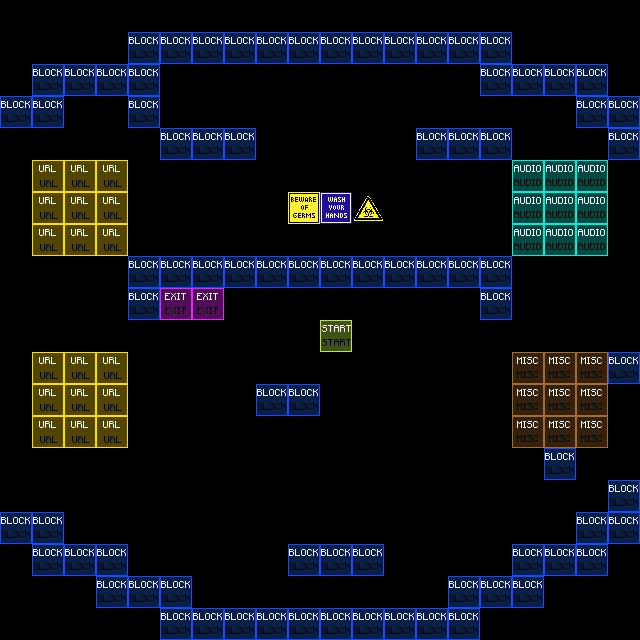

Rendered tile map (Tiled .tmx) drawn with the repository's tilesets; below, a short description and the map source with its tile grids summarised:
An orthogonal 20x20 tile map with 32x32 px tiles, 8 tile layers (collides, start, audio, exitUrl, ...), 2 tilesets.

<map version="1.4" tiledversion="1.4.2" orientation="orthogonal" renderorder="right-down" width="20" height="20" tilewidth="32" tileheight="32" infinite="0" nextlayerid="19" nextobjectid="1">
 <editorsettings>
  <export target="../example" />
 </editorsettings>
 <tileset firstgid="1" name="c3gelb" tilewidth="32" tileheight="32" tilecount="1024" columns="16">
  <image source="../example/tiles_png/community/cert/imgs/tilesheets/c3gelb.png" width="512" height="2048" />
 </tileset>
 <tileset firstgid="1025" name="mapUtilities" tilewidth="32" tileheight="32" tilecount="9" columns="9">
  <image source="../example/tiles_png/community/cert/imgs/tilesheets/mapUtilities.png" width="288" height="32" />
  <tile id="0" type="EXIT">
   <properties>
    <property name="exitUrl" value="foo.json#bar" />
   </properties>
  </tile>
  <tile id="1" type="START">
   <properties>
    <property name="startLayer" type="bool" value="true" />
   </properties>
  </tile>
  <tile id="2" type="INVIS" />
  <tile id="3" type="BLOCK">
   <properties>
    <property name="collides" type="bool" value="true" />
   </properties>
  </tile>
  <tile id="4" type="SILENT">
   <properties>
    <property name="silent" type="bool" value="true" />
   </properties>
  </tile>
  <tile id="5" type="AUDIO" />
  <tile id="6" type="CHANGE" />
  <tile id="7" type="MISC" />
  <tile id="8" type="URL">
   <properties>
    <property name="openWebsite" value="https://streaming.media.ccc.de/" />
   </properties>
  </tile>
 </tileset>
 <layer id="13" name="collides" width="20" height="20">
  <data>[400 cells, 80 non-empty, 1 distinct tile ids]</data>
 </layer>
 <layer id="8" name="start" width="20" height="20">
  <properties>
   <property name="startLayer" type="bool" value="true" />
  </properties>
  <data>[400 cells, 1 non-empty, 1 distinct tile ids]</data>
 </layer>
 <layer id="16" name="audio" width="20" height="20">
  <properties>
   <property name="playAudio" value="/mp3/timbregirlelevator.mp3" />
  </properties>
  <data>[400 cells, 9 non-empty, 1 distinct tile ids]</data>
 </layer>
 <layer id="17" name="exitUrl" width="20" height="20">
  <properties>
   <property name="exitUrl" value="small.json#start" />
  </properties>
  <data>[400 cells, 2 non-empty, 1 distinct tile ids]</data>
 </layer>
 <layer id="18" name="jitsi" width="20" height="20">
  <properties>
   <property name="jitsiRoom" value="shared_heyopeops" />
  </properties>
  <data>[400 cells, 9 non-empty, 1 distinct tile ids]</data>
 </layer>
 <layer id="14" name="website1" width="20" height="20">
  <properties>
   <property name="openWebsite" value="http://www.nyan.cat/" />
  </properties>
  <data>[400 cells, 9 non-empty, 1 distinct tile ids]</data>
 </layer>
 <layer id="15" name="website2" width="20" height="20">
  <properties>
   <property name="openWebsite" value="https://www.google.com/search?q=puppy+pics&amp;client=firefox-b-d&amp;source=lnms&amp;tbm=isch&amp;sa=X&amp;ved=2ahUKEwjgt5uWt9XtAhUTnVwKHardA2IQ_AUoAXoECB8QAw&amp;biw=1920&amp;bih=976" />
  </properties>
  <data>[400 cells, 9 non-empty, 1 distinct tile ids]</data>
 </layer>
 <layer id="2" name="floorLayer" width="20" height="20">
  <data>[400 cells, 3 non-empty, 3 distinct tile ids]</data>
 </layer>
 <objectgroup id="7" name="floorLayer" />
</map>
